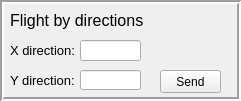
   <widget class="QFrame" name="frame_5">
    <property name="geometry">
     <rect>
      <x>460</x>
      <y>190</y>
      <width>241</width>
      <height>101</height>
     </rect>
    </property>
    <property name="frameShape">
     <enum>QFrame::Box</enum>
    </property>
    <property name="frameShadow">
     <enum>QFrame::Sunken</enum>
    </property>
    <property name="lineWidth">
     <number>2</number>
    </property>
    <widget class="QLabel" name="label_7">
     <property name="geometry">
      <rect>
       <x>10</x>
       <y>10</y>
       <width>161</width>
       <height>21</height>
      </rect>
     </property>
     <property name="font">
      <font>
       <pointsize>12</pointsize>
      </font>
     </property>
     <property name="text">
      <string>Flight by directions</string>
     </property>
    </widget>
    <widget class="QLabel" name="label_8">
     <property name="geometry">
      <rect>
       <x>10</x>
       <y>40</y>
       <width>101</width>
       <height>21</height>
      </rect>
     </property>
     <property name="font">
      <font>
       <pointsize>10</pointsize>
      </font>
     </property>
     <property name="text">
      <string>X direction:</string>
     </property>
    </widget>
    <widget class="QLineEdit" name="ledit_ukx">
     <property name="geometry">
      <rect>
       <x>80</x>
       <y>40</y>
       <width>61</width>
       <height>21</height>
      </rect>
     </property>
    </widget>
    <widget class="QLabel" name="label_9">
     <property name="geometry">
      <rect>
       <x>10</x>
       <y>70</y>
       <width>101</width>
       <height>21</height>
      </rect>
     </property>
     <property name="font">
      <font>
       <pointsize>10</pointsize>
      </font>
     </property>
     <property name="text">
      <string>Y direction:</string>
     </property>
    </widget>
    <widget class="QLineEdit" name="ledit_uky">
     <property name="geometry">
      <rect>
       <x>80</x>
       <y>70</y>
       <width>61</width>
       <height>20</height>
      </rect>
     </property>
    </widget>
    <widget class="QPushButton" name="btnuk">
     <property name="geometry">
      <rect>
       <x>160</x>
       <y>70</y>
       <width>61</width>
       <height>23</height>
      </rect>
     </property>
     <property name="text">
      <string>Send</string>
     </property>
    </widget>
   </widget>
